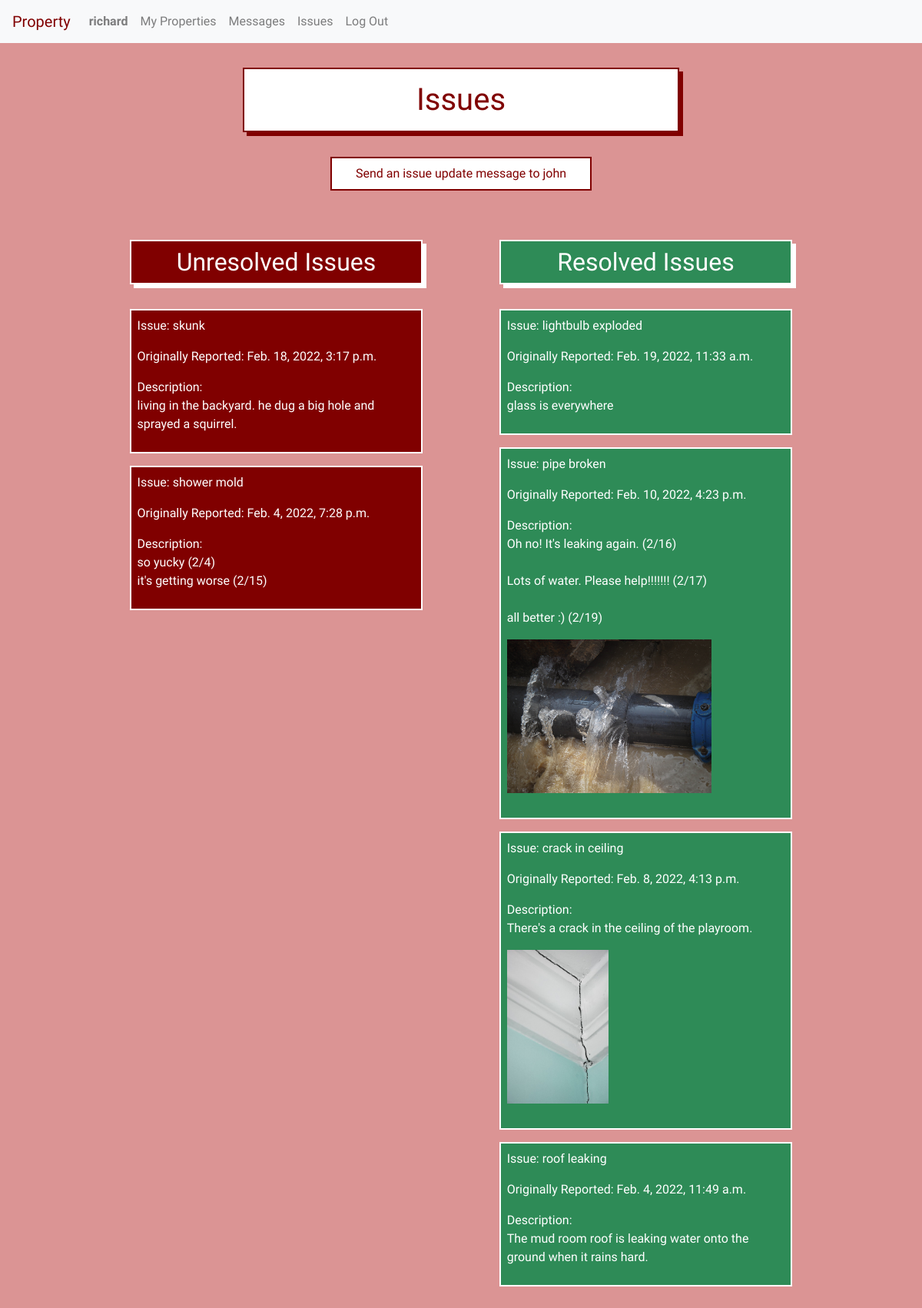
/property/unit_issues/3 (signed in), run on the app's committed database.
### property/models.py (models this page shows, shortened)
class User(AbstractUser):
    tenant = models.BooleanField(default=True)
    manager = models.BooleanField(default=False)
    profile_picture = models.ImageField(blank=True, null=True, upload_to='profile_images/')

class Unit(models.Model):
    manager = models.ForeignKey(User, on_delete=models.CASCADE, related_name="managers")
    tenant = models.ForeignKey(User, on_delete=models.CASCADE, related_name="tenants", blank=True, null=True)
    address = models.CharField(max_length=200)
    image = models.ImageField(blank=True, upload_to='unit_images/')
    lease = models.FileField(blank=True, upload_to='leases/')

class Issue(models.Model):
    unit_id = models.ForeignKey(Unit, on_delete=models.CASCADE, related_name="issues")
    image = models.ImageField(blank=True, upload_to='issue_images/')
    title = models.CharField(max_length=50)
    description = models.TextField(max_length=1000, null=False, blank=False)
    time_created = models.DateTimeField(default=timezone.now)
    resolved = models.BooleanField(default=False)

### property/views.py (the view)
# urls.py: path("unit_issues/<int:unit_id>", views.unit_issues, name="unit_issues"),
@login_required
def unit_issues(request, unit_id):
    if request.method == "GET":
        unit = Unit.objects.get(id=unit_id)
        resolved_issues = Issue.objects.filter(unit_id=unit.id).filter(resolved=True).order_by('-time_created')
        unresolved_issues = Issue.objects.filter(unit_id=unit.id).filter(resolved=False).order_by('-time_created')
        return render(request, 'property/unit_issues.html', {
            "resolved_issues": resolved_issues,
            "unresolved_issues": unresolved_issues,
            "unit": unit
        })
    else:
        return render(request, 'property/error.html')

### property/templates/property/unit_issues.html (shortened to what this page needs)
{% extends "property/layout.html" %}
{% load static %}
{% block body %}
<h1>Issues</h1>
{% if user.is_authenticated %}
    {% if user == unit.manager or user == unit.tenant %}
    {% if user.manager %}
        <button id="issues_dropdown_button" class="show_send_a_message_form">Send an issue update message to {{unit.tenant}}</button><br>
    {% endif %}
        <div class="inline-child">
            <h2 id="unresolved_header">Unresolved Issues</h2>
            <div class="unresolved-issues">
            {% for issue in unresolved_issues %}
                <div class="unresolved-item">
                    <p>Issue: {{issue.title}}</p>
                    <p>Originally Reported: {{issue.time_created}}</p>
                    <div id="original_issue_description_{{issue.id}}">
                        <p id="current_issue_description_{{issue.id}}">Description:<br>{{issue.description|linebreaksbr}}</p>
                    </div>
                </div>
            {% endfor %}
            </div>
        </div>
        <div class="inline-child">
            <h2 id="resolved_header">Resolved Issues</h2>
            <div class="resolved-issues">
            {% for issue in resolved_issues %}
                <div class="resolved-item">
                    <p>Issue: {{issue.title}}</p>
                    <p>Originally Reported: {{issue.time_created}}</p>
                    <p>Description:<br>{{issue.description|linebreaksbr}}</p>
                    {% if issue.image %}
                    <div class="issue_image">
                        <img src="{{ issue.image.url }}" alt="{{ issue.title }}" height=200>
                        <br><br>
                    </div>
                    {% endif %}
                </div>
            {% endfor %}
            </div>
        </div>
    {% else %}
    <br><br>You don't have permission to view this page.
    {% endif %}
{% else %}
<br><br>You don't have permission to view this page.
{% endif %}
{% endblock %}

### property/templates/property/layout.html (shortened to what this page needs)
{% load static %}
<!DOCTYPE html>
<html lang="en">
    <head>
        <link rel="stylesheet" href="https://stackpath.bootstrapcdn.com/bootstrap/4.3.1/css/bootstrap.min.css">
        <link href="{% static 'property/styles.css' %}" rel="stylesheet">
    </head>
    <body>
        {% if user.is_authenticated %}
        <nav class="navbar sticky-top navbar-expand-lg navbar-light bg-light">
            <a id="property" class="navbar-brand" href="{% url 'index' %}">Property</a>
            <div class="collapse navbar-collapse" id="navbarTogglerDemo02">
              <ul class="navbar-nav mr-auto mt-2 mt-lg-0">
                <li class="nav-item">
                    <a class="nav-link" href="{% url 'profile' %}"><strong>{{ user.username }}</strong></a>
                </li>
                {% if user.manager %}
                <li class="nav-item">
                    <a class="nav-link" href="{% url 'index' %}">My Properties</a>
                </li>
                {% endif %}
                <li class="nav-item">
                    <a id="messages_nav" class="nav-link" href="{% url 'messages' %}">Messages</a>
                </li>
                <li class="nav-item">
                    <a id="issues_nav" class="nav-link" href="{% url 'issues' %}">Issues</a>
                </li>
                <li class="nav-item">
                    <a class="nav-link" href="{% url 'logout' %}">Log Out</a>
                </li>
              </ul>
            </div>
          </nav>
        {% endif %}
        <div class="body">
        {% block body %}
        {% endblock %}
        </div>
    </body>
</html>

### property/static/property/styles.css (style rules this page uses)
:root { --blue: rgb(60, 108, 196); --lightblue: rgb(127, 167, 241); }
body { background-color: rgb(219, 148, 148); color: maroon; font-family: 'Yusei Magic', sans-serif; }
#property { color: maroon; }
a { text-decoration: none !important; }
.body { padding: 2rem; text-align: center; }
h1 { padding: 1rem; margin-bottom: 1rem; margin: auto; text-align: center; border: maroon solid 2px; background-color: white; color: maroon; display: block; box-shadow: 5px 5px; width: 50%; min-width: 350px; }
.issue_image > img { max-width: 30vw; max-height: 400px; }
.inline-child { display: inline-block; width: 42%; min-width: 250px; vertical-align: top; margin-top: 1rem; }
.show_send_a_message_form, .show_report_an_issue_form, .add-property-link { padding: 0.5rem; margin: auto; width: 30%; min-width: 200px; margin-bottom: 2rem; margin-top: 2rem; text-align: center; border: maroon solid 2px; background-color: white; color: maroon; }
h2 { padding: 0.5rem; margin: auto; width: 80%; min-width: 250px; margin-bottom: 2rem; margin-top: 1rem; text-align: center; border: white solid 2px; color: white; box-shadow: white 5px 5px; }
#unresolved_header { background-color:maroon; }
#resolved_header { background-color: seagreen; }
.unresolved-item { padding: .5rem; margin: auto; width: 80%; min-width: 250px; margin-bottom: 1rem; text-align: left; border: white solid 2px; background-color:maroon; color: white; display: block; }
.resolved-item { padding: .5rem; margin: auto; width: 80%; min-width: 250px; margin-bottom: 1rem; text-align: left; border: white solid 2px; background-color: seagreen; color: white; display: block; }

### data on the page
User: username "richard"
Unit: tenant "john"
Issue: title "skunk", time_created "Feb. 18, 2022, 3:17 p.m.", description "living in the backyard. he dug a big hole and sprayed a squirrel."
Issue: title "shower mold", time_created "Feb. 4, 2022, 7:28 p.m.", description "so yucky (2/4) it's getting worse (2/15)"
Issue: title "lightbulb exploded", time_created "Feb. 19, 2022, 11:33 a.m.", description "glass is everywhere"
Issue: title "pipe broken", time_created "Feb. 10, 2022, 4:23 p.m.", description "Oh no! It's leaking again. (2/16) Lots of water. Please help!!!!!!! (2/17) all better :) (2/19)", image (picture)
Issue: title "crack in ceiling", time_created "Feb. 8, 2022, 4:13 p.m.", description "There's a crack in the ceiling of the playroom.", image (picture)
Issue: title "roof leaking", time_created "Feb. 4, 2022, 11:49 a.m.", description "The mud room roof is leaking water onto the ground when it rains hard."
